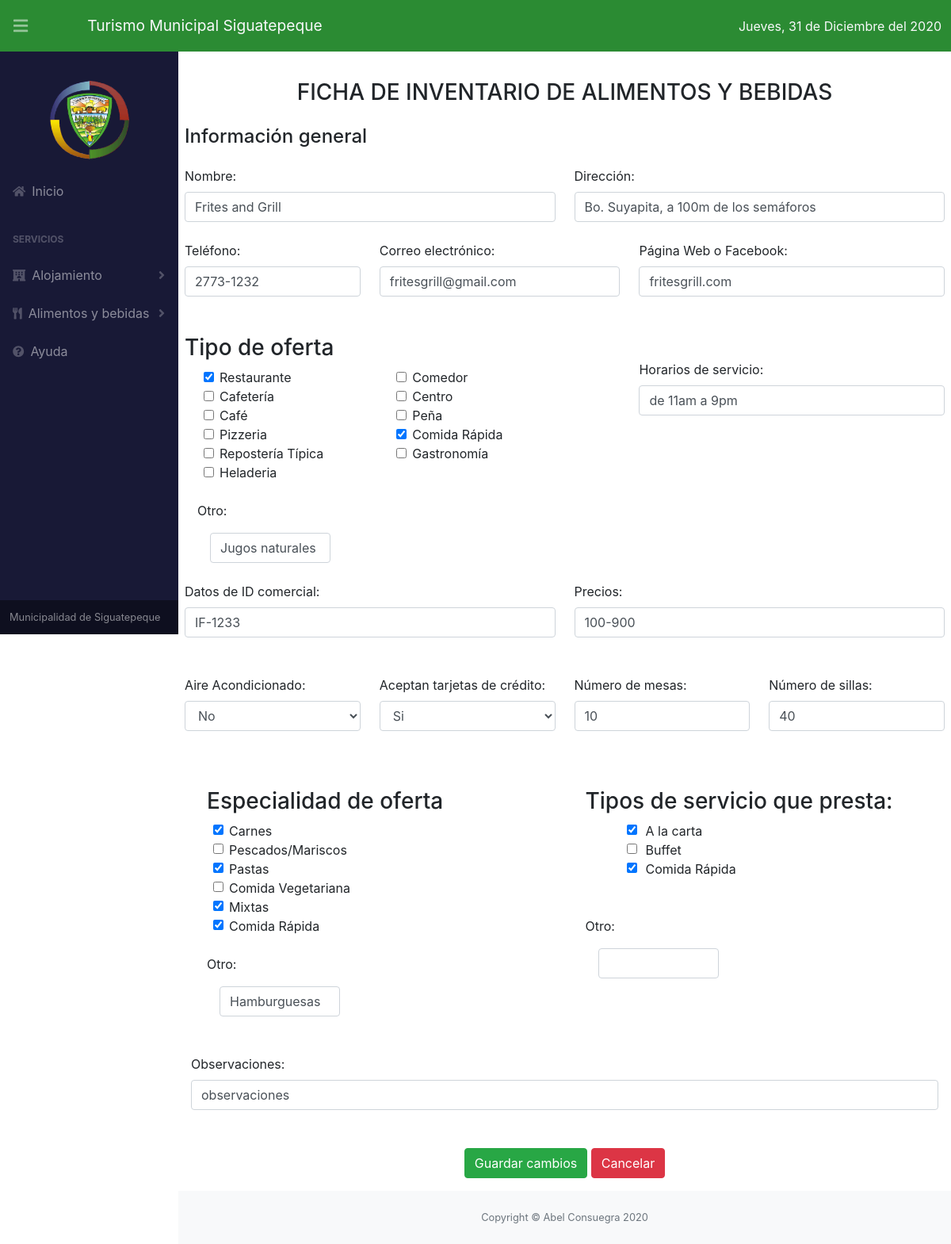
Page /alimentos_y_bebidas/actualizar.php?id=7 on the committed database.
### tables this page shows
CREATE TABLE `alimentos_y_bebidas` (
  `id` int(11) NOT NULL,
  `nombre` varchar(255) NOT NULL,
  `direccion` varchar(1000) DEFAULT NULL,
  `fecha_registro` varchar(100) NOT NULL,
  `telefono` varchar(15) DEFAULT NULL,
  `correo` varchar(100) DEFAULT NULL,
  `pag_web` varchar(255) DEFAULT NULL,
  `id_comercial` varchar(100) DEFAULT NULL,
  `horarios` varchar(255) DEFAULT NULL,
  `precios` varchar(255) DEFAULT NULL,
  `aire_acondicionado` tinyint(4) DEFAULT NULL,
  `tarjetas_de_credito` tinyint(4) DEFAULT NULL,
  `n_mesas` int(11) DEFAULT NULL,
  `n_sillas` int(11) DEFAULT NULL,
  `observaciones` varchar(1000) DEFAULT NULL,
  `activo` tinyint(4) DEFAULT NULL
);

CREATE TABLE `tipo_oferta_alimentos` (
  `id` int(11) NOT NULL,
  `restaurante` tinyint(4) DEFAULT NULL,
  `cafeteria` tinyint(4) DEFAULT NULL,
  `cafe` tinyint(4) DEFAULT NULL,
  `pizzeria` tinyint(4) DEFAULT NULL,
  `reposteria_tipica` tinyint(4) DEFAULT NULL,
  `heladeria` tinyint(4) DEFAULT NULL,
  `comedor` tinyint(4) DEFAULT NULL,
  `centro` tinyint(4) DEFAULT NULL,
  `penia` tinyint(4) DEFAULT NULL,
  `comida_rapida` tinyint(4) DEFAULT NULL,
  `gastronomia` tinyint(4) DEFAULT NULL,
  `otro` varchar(255) DEFAULT NULL,
  `id_alimentos` int(11) NOT NULL
);

CREATE TABLE `especialidad_oferta_alimentos` (
  `id` int(11) NOT NULL,
  `carnes` tinyint(4) DEFAULT NULL,
  `pescado_mariscos` tinyint(4) DEFAULT NULL,
  `pastas` tinyint(4) DEFAULT NULL,
  `comida_vegetariana` tinyint(4) DEFAULT NULL,
  `mixtas` tinyint(4) DEFAULT NULL,
  `comida_rapida` tinyint(4) DEFAULT NULL,
  `otro` varchar(255) DEFAULT NULL,
  `id_alimentos` int(11) NOT NULL
);

### alimentos_y_bebidas/actualizar.php (the view, shortened to what the rows shown need)
<?php
include("../conexion/conexion.php");
$id = $_GET['id'] ?? '';
$consultaAlimentos = $pdo->prepare("SELECT * FROM alimentos_y_bebidas WHERE id=:id");
$consultaAlimentos->bindParam(':id', $id);
$consultaAlimentos->execute();
$alimentos = $consultaAlimentos->fetch(PDO::FETCH_ASSOC);
$consultaTipoOfertas = $pdo->prepare("SELECT * FROM tipo_oferta_alimentos WHERE id_alimentos=:id");
$consultaTipoOfertas->bindParam(':id', $id);
$consultaTipoOfertas->execute();
$tipoOfertas = $consultaTipoOfertas->fetch(PDO::FETCH_ASSOC);
$consultaOferta = $pdo->prepare("SELECT * FROM especialidad_oferta_alimentos WHERE id_alimentos=:id");
$consultaOferta->bindParam(':id', $id);
$consultaOferta->execute();
$ofertas = $consultaOferta->fetch(PDO::FETCH_ASSOC);
?>
<!DOCTYPE html>
<html lang="es">
<head>
    <link rel="stylesheet" href="https://stackpath.bootstrapcdn.com/bootstrap/4.5.2/css/bootstrap.min.css">
    <link href="../css/styles.css" rel="stylesheet" />
    <link href="../css/estilos.css" rel="stylesheet" />
    <link href="https://cdn.datatables.net/1.10.20/css/dataTables.bootstrap4.min.css" rel="stylesheet" />
</head>
<body class="sb-nav-fixed">
    <div id="layoutSidenav">
        <div id="layoutSidenav_content">
            <main>
                <div class="container mt-1 pt-3 px-2">
                    <form class="form-group" action="" method="post" enctype="multipart/form-data">
                        <div class="row">
                            <div class="col-lg-6">
                                <label for="">Nombre: </label>
                                <input class="form-control " type="text" name="txtNombre" value="<?php echo $alimentos['nombre'] ?>" placeholder="" id="txtNombre" require="" required>
                            </div>
                            <br>
                            <div class="col-lg-6">
                                <label for="">Dirección: </label>
                                <input class="form-control" type="text" name="txtDireccion" value="<?php echo $alimentos['direccion'] ?>" placeholder="" id="txtDireccion" require="" required>
                            </div>
                        </div>
                        <br>
                        <div class="row">
                            <div class="col-lg-3">
                                <label for="">Teléfono: </label>
                                <input class="form-control" type="text" name="txtTelefono" value="<?php echo $alimentos['telefono'] ?>" placeholder="" id="txtTelefono" require="" required>
                                <br>
                            </div>
                            <div class="col-lg-4">
                                <label for="">Correo electrónico: </label>
                                <input class="form-control" type="text" name="txtCorreo" value="<?php echo $alimentos['correo'] ?>" placeholder="" id="txtCorreo" require="">
                            </div>
                            <div class="col-lg-5">
                                <label for="">Página Web o Facebook: </label>
                                <input class="form-control" type="text" name="txtPaginaWeb" value="<?php echo $alimentos['pag_web'] ?>" placeholder="" id="txtPaginaWeb" require="">
                            </div>
                        </div>
                        <br>
                        <div class="row">
                            <div class="col-lg-7">
                                <div class="row ml-3">
                                    <div class="col-lg-5 row">
                                        <label class="form-check-label mt-4" for="Otro">Otro: </label>
                                        <input class="form-control w-75 ml-3 mt-3" type="text" name="txtOtroTipoOferta" value="<?php echo $tipoOfertas['otro'] ?>" placeholder="" id="txtOtroTipoOferta" require=""> <br><br>
                                    </div>
                                </div>
                            </div>
                            <br>
                            <div class="col-lg-5 mt-2">
                                <br>
                                <label for="">Horarios de servicio: </label>
                                <input class="form-control" type="text" name="txtHorario" value="<?php echo $alimentos['horarios'] ?>" placeholder="" id="txtHorario" require="" required>
                                <br>
                            </div>
                        </div>
                        <br>
                        <div class="row">
                            <div class="col-lg-6">
                                <label for="">Datos de ID comercial: </label>
                                <input class="form-control" type="text" name="txtIdComercial" value="<?php echo $alimentos['id_comercial'] ?>" placeholder="" id="txtIdComercial" require="">
                                <br>
                            </div>
                            <div class="col-lg-6">
                                <label for="">Precios: </label>
                                <input class="form-control" type="text" name="txtPrecios" value="<?php echo $alimentos['precios'] ?>" placeholder="" id="txtPrecios" require="">
                                <br>
                            </div>
                        </div>
                        <br>
                        <div class="row">
                            <div class="col-lg-3">
                                <label for="">Aire Acondicionado: </label>
                                <select class="form-control" name="aireAcondicionado" id="aireAcondicionado" required>
                                    <option value="<?php echo $alimentos['aire_acondicionado'] ?>"><?php if ($alimentos['aire_acondicionado']) {
                                                                                                        echo "Si";
                                                                                                    } else {
                                                                                                        echo "No";
                                                                                                    } ?></option>
                                </select><br>
                            </div>
                            <div class="col-lg-3">
                                <label for="">Aceptan tarjetas de crédito: </label>
                                <select class="form-control" name="tarjetasCredito" id="tarjetasCredito" required>
                                    <option value="<?php echo $alimentos['tarjetas_de_credito'] ?>"><?php if ($alimentos['tarjetas_de_credito']) {
                                                                                                        echo "Si";
                                                                                                    } else {
                                                                                                        echo "No";
                                                                                                    } ?></option>
                                </select><br>
                            </div>
                            <div class="col-lg-3">
                                <label for="">Número de mesas: </label>
                                <input class="form-control" type="number" min="0" name="txtNumeroMesas" value="<?php echo $alimentos['n_mesas'] ?>" placeholder="" id="txtNumeroMesas" require=""> <br>
                            </div>
                            <div class="col-lg-3">
                                <label for="">Número de sillas: </label>
                                <input class="form-control" type="number" min="0" name="txtNumeroSillas" value="<?php echo $alimentos['n_sillas'] ?>" placeholder="" id="txtNumeroSillas" require="">
                            </div>
                        </div>
                        <br>
                        <br>
                        <div class="row ml-3">
                            <div class="column col-lg-6">
                                <div class="col-lg-6 row">
                                    <label class="form-check-label mt-4" for="Otro">Otro: </label>
                                    <input class="form-control w-75 ml-3 mt-3" type="text" name="txtOtroEspecialidadOferta" value="<?php echo $ofertas['otro'] ?>" placeholder="" id="txtOtroEspecialidadOferta" require=""> <br><br>
                                </div>
                            </div>
                        </div>
                        <br>
                        <br>
                        <div class="col-lg-14 mx-2 row">
                            <label for="">Observaciones: </label>
                            <input class="form-control w-7" type="text" name="txtObservaciones" value="<?php echo $alimentos['observaciones'] ?>" placeholder="" id="txtObservaciones" require="" required>
                        </div>
                        <br>
                        <br>
                    </form>
                </div>
            </main>
        </div>
    </div>
</body>
</html>

### rows in the picture
alimentos_y_bebidas: txtNombre "Frites and Grill", txtDireccion "Bo. Suyapita, a 100m de los semáforos", txtTelefono "2773-1232", txtCorreo "fritesgrill@gmail.com", txtPaginaWeb "fritesgrill.com", txtHorario "de 11am a 9pm", txtIdComercial "IF-1233", txtPrecios "100-900", aireAcondicionado "No", tarjetasCredito "Si", txtNumeroMesas "10", txtNumeroSillas "40", txtObservaciones "observaciones"
tipo_oferta_alimentos: txtOtroTipoOferta "Jugos naturales"
especialidad_oferta_alimentos: txtOtroEspecialidadOferta "Hamburguesas"
